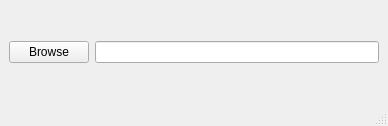
<?xml version="1.0" encoding="UTF-8"?>
<ui version="4.0">
 <class>MainWindow</class>
 <widget class="QMainWindow" name="MainWindow">
  <property name="geometry">
   <rect>
    <x>0</x>
    <y>0</y>
    <width>388</width>
    <height>126</height>
   </rect>
  </property>
  <property name="windowTitle">
   <string>MainWindow</string>
  </property>
  <widget class="QWidget" name="centralwidget">
   <layout class="QVBoxLayout" name="verticalLayout">
    <item>
     <layout class="QHBoxLayout" name="horizontalLayout">
      <item>
       <widget class="QPushButton" name="browse_btn">
        <property name="text">
         <string>Browse</string>
        </property>
       </widget>
      </item>
      <item>
       <widget class="QLineEdit" name="directory_line"/>
      </item>
     </layout>
    </item>
   </layout>
  </widget>
  <widget class="QMenuBar" name="menubar">
   <property name="geometry">
    <rect>
     <x>0</x>
     <y>0</y>
     <width>388</width>
     <height>22</height>
    </rect>
   </property>
  </widget>
  <widget class="QStatusBar" name="statusbar"/>
 </widget>
 <resources/>
 <connections/>
</ui>
